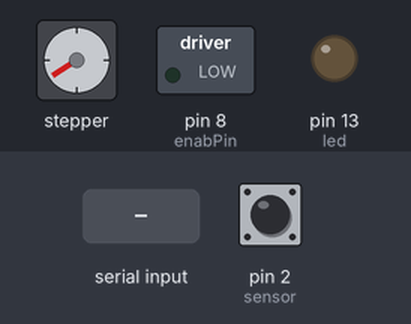
Bench run of a sketch on a simulated Arduino Uno, built with avr-gcc and run on an emulated ATmega328P. Parts: stepper motor, switched loads named in the sketch (green lamp = pin HIGH), output pins drawn as LEDs (lit = HIGH). Wiring (inferred from the names in the program): stepper motor driver (200 steps per turn assumed): step pin 5; direction pin 4. Inputs (shaded band) come from the test bench; at power-on: pin 2 (sensor) HIGH. Pins used as bus, display or sensor lines are not drawn; what the sketch prints to the serial monitor is not drawn.

Above: at 1.2 s.
1.3 s: pin 2 (sensor) driven LOW
3.4 s: "g" received over Serial
At 4.6 s:
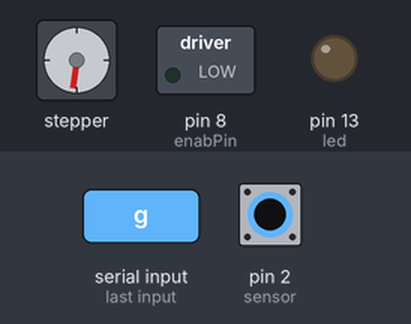
At 5.9 s:
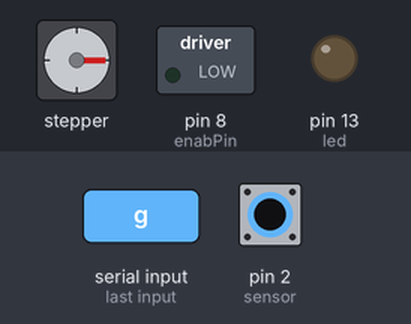
6.4 s: byte 50 ('2') received over Serial
At 8.8 s:
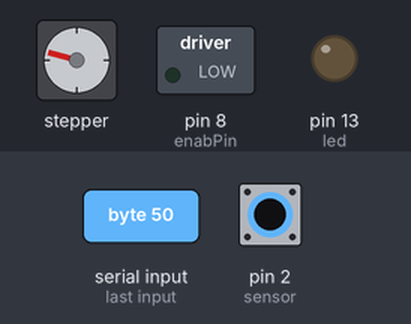
9.4 s: "e" received over Serial
11.6 s: byte 52 ('4') received over Serial
At 12.1 s:
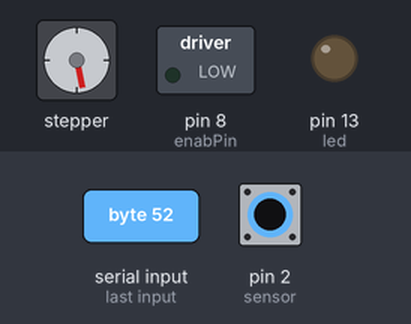
14.6 s: pin 2 (sensor) pulsed HIGH 2 times (0.12 s each, 0.3 s apart)
Timing chart, 0 to 17.6 s (numbered marks = the images above; inputs shaded):
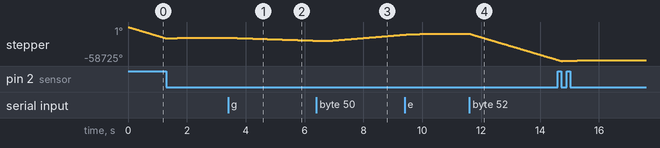

The sketch:

polarLab--04-19.ino
```cpp
#include <TimerOne.h>

#define auto_reset              0
#define start_moving_forward    1
#define start_moving_backward   2
#define keep_moving             3
#define stoping                 4
#define auto_end                5
#define one_frame               6
#define hundred_frames          7
#define loading                 8
#define keep_moving_slow        9
#define test                    10


const int frameRatio = 1600 / 2.55;
const int enabPin = 8;
const int dirPin = 4;
const int stepPin = 5;
const int led = 13;
const int sensor = 2;
const int sensorThreshold = 590;
int lastSensorState = 0;
uint8_t sensorState = 0; //
uint8_t stepState = 0; //

//trigger
uint8_t trigger = 0;
uint8_t triggerCounter = 0;
bool sameState = true;
byte threshold[8];
uint8_t sum_threshold = 0;
uint8_t gate;
uint8_t gatePrevious;
bool gateOpen;
uint8_t shutterCounter = 0;
bool boolGate;
bool boolState = !digitalRead(sensor);


volatile bool home_position = false;
volatile uint8_t state = auto_end;


uint8_t doFullRotation = 0;
/*
   0..255 8bit uint8_t, char, byte, unsinged integer 8 bit,
   -127..127 8 bit int8_t,
   0..65335, 16bit unsigned int, word, uint16_t
   -32,768..-32,767 int, short int16_t
   0..2**32, 32 bit unsigned long, uint32_t
*/
int stepCount = 10000;

void stepperTimer() {
  if (stepCount > 0) {
    if (stepState == 0) {
      stepCount--;
    }
    digitalWrite(stepPin, stepState);
    stepState = !stepState;
  }
}


int homing(void) {

  digitalWrite(enabPin, LOW);
  digitalWrite(dirPin, LOW);
  int val = 0;
  bool gate_closed = true; //boolean related roughly to the shutter in front of the sensor
  bool center_not_found = true; //boolean related precisely to the sensor being at the end of the shutter
  byte gate[8]; //array used to make an average of the values; 0 means the shutter is in front of the sensor
  int sum_gate = 0;

  while (gate_closed == true && center_not_found == true) {
    for (int i = 0; i < 8; i ++) {
      digitalWrite(stepPin, HIGH);
      delayMicroseconds(50);
      digitalWrite(stepPin, LOW);
      delayMicroseconds(50);
      val = !digitalRead(sensor);
      gate[i] = val;
    }
    for (int i = 0; i < 8; i ++) {
      sum_gate += gate[i];
      //Serial.println(gate[i]);
    }
    //Serial.println(sum_gate);

    if (sum_gate == 0) {
      gate_closed = false;
      continue;
    } else {
      sum_gate = 0;
      continue;
    }
  }

  if (gate_closed == false) {
    //val = digitalRead(sensor);
    while (center_not_found == true) {
      //Serial.println("buscando el 8");
      for (int i = 0; i < 8; i ++) {
        digitalWrite(stepPin, HIGH);
        delayMicroseconds(50);
        digitalWrite(stepPin, LOW);
        delayMicroseconds(50);
        val = !digitalRead(sensor);
        gate[i] = val;
      }
      for (int i = 0; i < 8; i ++) {
        sum_gate += gate[i];
        //Serial.println(gate[i]);
      }
      //Serial.println(sum_gate);
      if (sum_gate == 8) {
        center_not_found = false;
        continue;
      } else {
        sum_gate = 0;
        continue;
      }
    }
  }
  digitalWrite(dirPin, HIGH);
  gateOpen = true;
  moveMotorSlow();
}

void load() {
    moveMotorSlow();
}

int moveMotor() {
  oneFrame();
  //serialFrames();
}

int moveMotorSlow() {
  oneFrameSlow();
}

void checkTrigger(){

  if(gateOpen){
   if(triggerCounter < 8){
      threshold[triggerCounter] = digitalRead(sensor);
      sum_threshold += threshold[triggerCounter];
    }
    else{
      triggerCounter = 0;
    }
    if (sum_threshold == 8){
      sameState = false;
      sum_threshold = 0;
      gateOpen = false;
      shutterCounter += 1;
    }
    else if (sum_threshold > 8){
      sum_threshold = 0;
    }
  }
  if (!gateOpen){
    triggerCounter = 0;
    if(digitalRead(sensor) == 1){
      gateOpen = true;
      shutterCounter +=1;
    }
  }
}

void triggerSensor(){
  if(digitalRead(sensor) == false){
    boolGate = true;
  }
  else{
    boolGate = false;
  }
  if(boolGate != boolState){
    triggerCounter += 1;
    boolState = boolGate;
  }
  if (triggerCounter == 4){
    Serial.write('0' + 0);
    triggerCounter = 0;
  }
}


void testMove(){
  digitalWrite(stepPin, HIGH);
  delayMicroseconds(500);
  digitalWrite(stepPin, LOW);
  delayMicroseconds(500);
  checkTrigger();
  if(shutterCounter == 4){
    //Serial.println("Aqui");
    //Serial.println(shutterCounter);
    delay(1000);
    shutterCounter = 0;
  }
}

void readSensor(){
  Serial.println(digitalRead(sensor));
}
void oneFrame() {
  for (int i = 0; i < frameRatio ; i ++) {
    digitalWrite(stepPin, HIGH);
    delayMicroseconds(200);
    digitalWrite(stepPin, LOW);
    delayMicroseconds(200);
  }
}

void oneFrameSlow() {
  for (int i = 0; i < frameRatio ; i ++) {
    digitalWrite(stepPin, HIGH);
    delayMicroseconds(500);
    digitalWrite(stepPin, LOW);
    delayMicroseconds(500);
  }
}

void oneHundredFrames() {
  for (int i = 0; i < 100; i ++) {
    oneFrame();
  }
}

void serialFrames(){

  Serial.write('0' + 0);
  delay(1000);
}

//unsigned long forwardDelay = 0;
//int forwardInterval = 10000

boolean isMoving = false;

void serialTask() {

  switch (state) {
    case auto_reset:
      homing();
      //Serial.println("Homing executed2");
      state = auto_end;
      //Serial.println(state);
      break;

    case start_moving_forward:
      if ( !isMoving) {
        homing();
        isMoving = true;
      } else {
        state = keep_moving;
        isMoving = true;
      }
      digitalWrite(dirPin, LOW);
      delayMicroseconds(10000);
      break;

    case start_moving_backward:
      if ( !isMoving) {
        homing();
        isMoving = true;
      } else {
        state = keep_moving;
        isMoving = true;
      }
      digitalWrite(dirPin, HIGH);
      delayMicroseconds(10000);
      break;

    case keep_moving:
      home_position = false;
      moveMotor();
      //serialFrames();
      state = keep_moving;
      break;

    case keep_moving_slow:
      home_position = false;
      moveMotorSlow();
      state = keep_moving_slow;
      break;

    case stoping:
      digitalWrite(stepPin, LOW);
      digitalWrite(enabPin, HIGH);
      state = auto_end;
      isMoving = false;
      digitalWrite(enabPin, LOW);
      break;

    case auto_end:
      home_position = false;
      break;

    case one_frame:
      //oneFrame();
      oneFrameSlow();
      state = auto_end;
      break;

    case loading:
      if ( !isMoving) {
        isMoving = true;
      } else {
        state = keep_moving_slow;
        isMoving = true;
      }
      digitalWrite(dirPin, LOW);
      break;
    case hundred_frames:
      oneHundredFrames();
      state = auto_end;
      break;

    case test:
      //testMove();
      readSensor();
      break;

  }
}
void stateSwitch() {

  if (Serial.available()) {
    uint8_t code = Serial.read();
    //Serial.println(code);
    switch (code) {
      case 'a':
        state = auto_reset;
        break;
      case 'b':
        state = start_moving_forward;
        break;
      case 'c':
        state = start_moving_backward;
        break;
      case 'd':
        state = stoping;
        break;
      case 'e':
        state = one_frame;
        break;
      case 'f':
        state = hundred_frames;
        break;
      case 'g':
        state = loading;
        break;
      case 'h':
        state = test;
        break;

      case '0':
          state = stoping;
          break;
        case '1':
          state = start_moving_forward;
          break;
        case '2':
          state = start_moving_backward;
          break;
        case '4':
          state = auto_reset;
          break;
    }
    //Serial.println(state);

  }
}


void setup() {
  pinMode(enabPin, OUTPUT);
  pinMode(dirPin, OUTPUT);
  pinMode(stepPin, OUTPUT);
  pinMode(sensor, INPUT_PULLUP);
  pinMode(led, OUTPUT);

  digitalWrite(enabPin, LOW);
  digitalWrite(led, LOW);
  digitalWrite(dirPin, HIGH);

  state = auto_reset;

  Serial.begin(115200);
  Timer1.initialize(200);
  Timer1.attachInterrupt(triggerSensor);
  //Serial.println("Setup");
}


long  lastTest = 0;
int testInterv = 400;

void loop() {

  stateSwitch();
  serialTask();
}
```

Measured:
- after the input at 3.4 s, stepper: keeps turning counter-clockwise at about 1689°/s, starting at once
- after the input at 11.6 s, stepper: keeps turning counter-clockwise at about 15067°/s, starting at once
